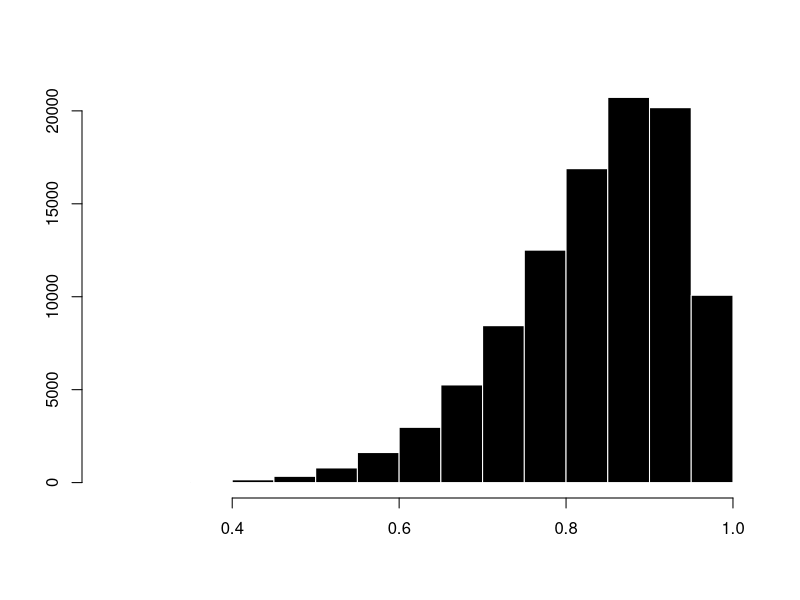

The R source for this figure:
## ---- chunk 1

library(psych)


	x1 <- rbeta(n = 100000, shape1= 10, shape2 = 2)
#	x2 <- rbeta(n = 100000, shape1= 10, shape2 = 10)
#	x3 <- rbeta(n = 100000, shape1= 2, shape2 = 10)

	  hist(x = x1,
#	       breaks = seq(0,1,.05),
	       xlab = "",
	       ylab = "",
	       main = "",
	       axes = TRUE,
	       col = "black",
	       border = "white",
			font.main = 1
	       )

